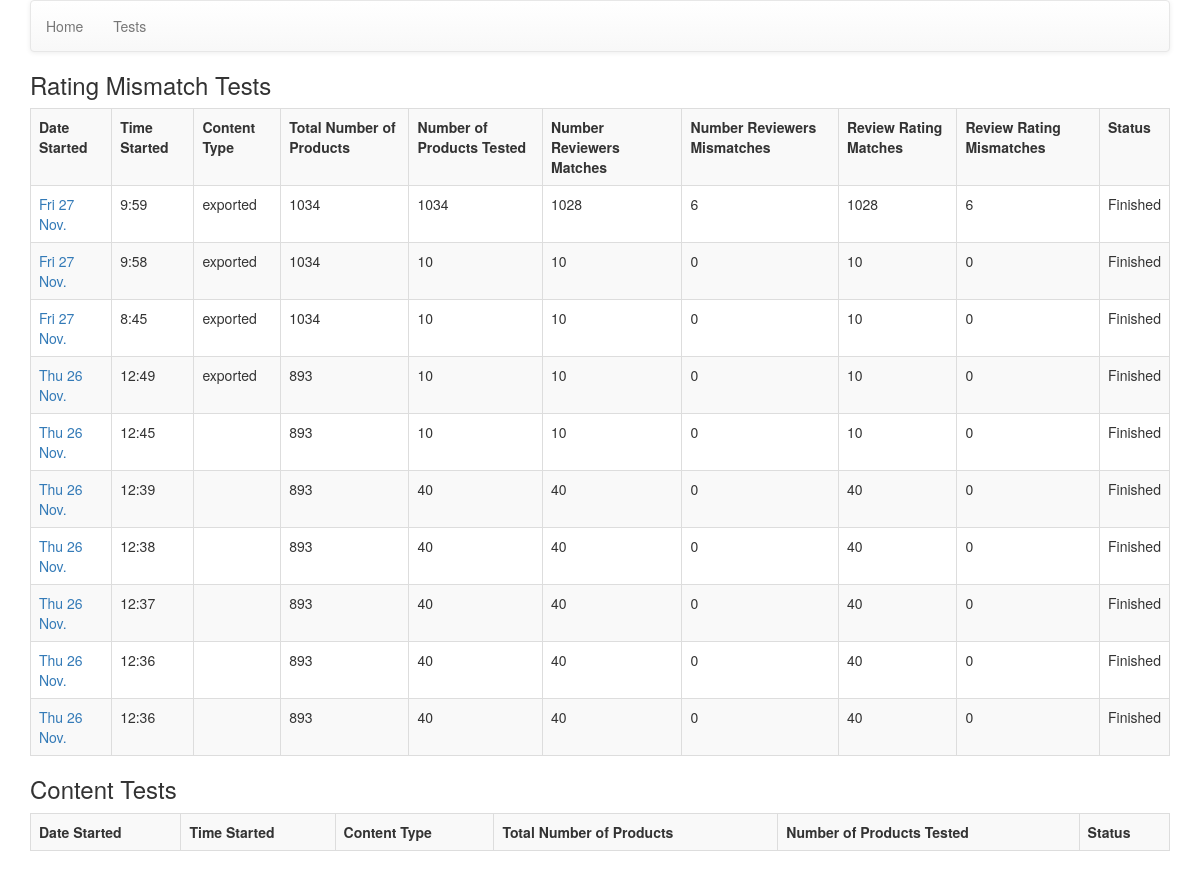
Page /tests on the earlier database version.
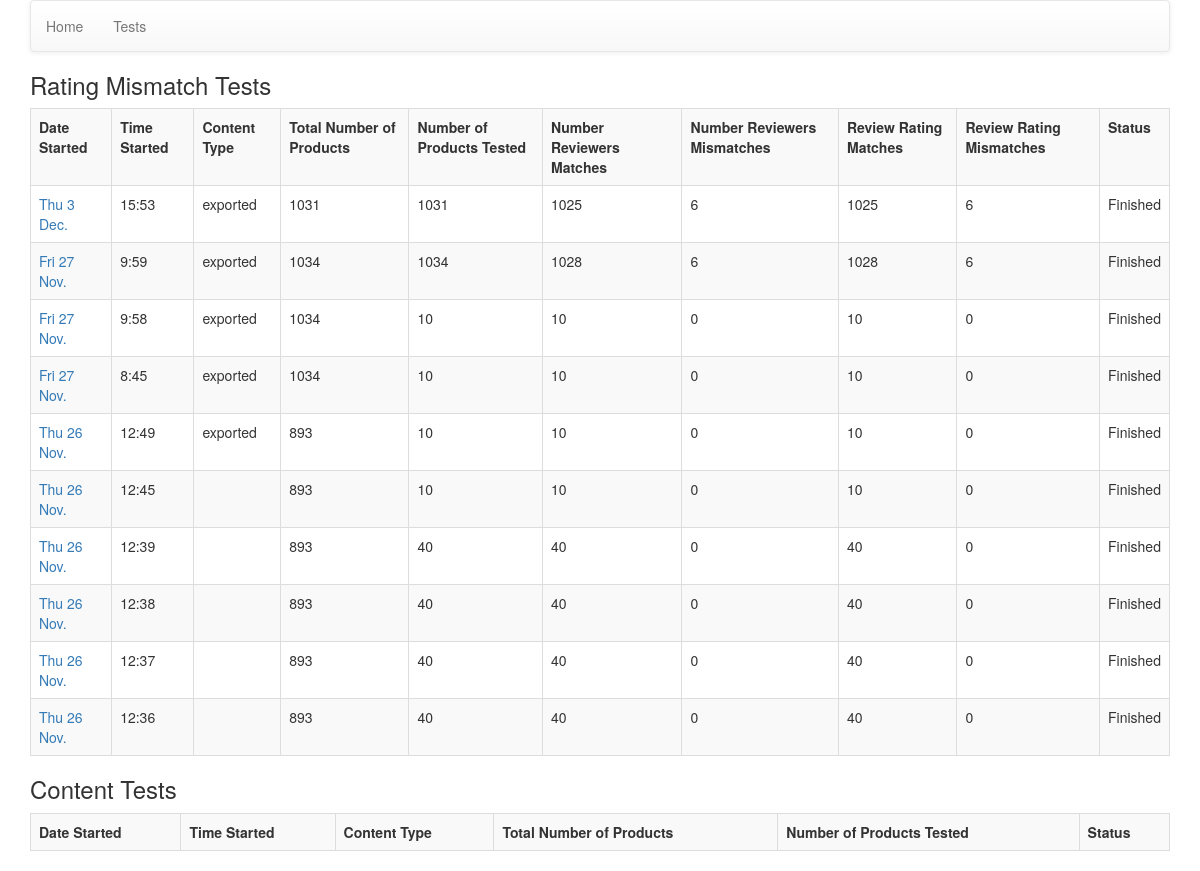
Same page on the later database version.
### test/models.py (models this page shows)
class BaseTest(models.Model):
    num_products = models.IntegerField(blank=True, default=0)
    num_products_tested = models.IntegerField(default=0)
    created_at = models.DateTimeField(auto_now_add=True)
    datetime_finished = models.DateTimeField(blank=False, null=True)
    is_active = models.BooleanField(default=True)
    content_type = models.CharField(blank=True, max_length=100)
    class Meta:
        abstract = True

class RatingMismatchTest(BaseTest):
    number_reviewers_matches = models.IntegerField(blank=False, default=0)
    number_reviewers_mismatches = models.IntegerField(blank=False, default=0)
    review_rating_matches = models.IntegerField(blank=False, default=0)
    review_rating_mismatches = models.IntegerField(blank=False, default=0)

### test/views.py (the view)
# urls.py: url(r'^tests$', 'test.views.view_tests', name='tests'),
def view_tests(request):
    rating_mismatch_tests = RatingMismatchTest.objects.all().order_by('-created_at')
    content_tests = ContentTest.objects.all().order_by('-created_at')
    print('get to here')
    context_dict = {
        'rating_mismatch_tests': rating_mismatch_tests,
        'content_tests': content_tests,
    }
    return render(request, 'tests.html', context=context_dict)

### templates/tests.html (shortened to what this page needs)
{% extends "base.html" %}
{% block content %}
<h3>Rating Mismatch Tests</h3>
<table class="table table-striped table-bordered table-hover">
	<tr>
		<th>Date Started</th>
		<th>Time Started</th>
		<th>Content Type</th>
		<th>Total Number of Products</th>
		<th>Number of Products Tested</th>
		<th>Number Reviewers Matches</th>
		<th>Number Reviewers Mismatches</th>
		<th>Review Rating Matches</th>
		<th>Review Rating Mismatches</th>
		<th>Status</th>
	</tr>
	{% for test in rating_mismatch_tests|slice:":10" %}
	<tr>
		<td><a href="{% url 'review-mismatch-test' test_identifier=test.id %}">{{ test.created_at|date:"D j N" }}</a></td>
		<td>{{ test.created_at|date:"G:i" }}</td>
		<td>{{ test.content_type }}</td>
		<td>{{ test.num_products }}</td>
		<td>{{ test.num_products_tested }}</td>
		<td>{{ test.number_reviewers_matches }}</td>
		<td>{{ test.number_reviewers_mismatches }}</td>
		<td>{{ test.review_rating_matches }}</td>
		<td>{{ test.review_rating_mismatches }}</td>
		{% if test.is_active %}
		<td>Running</td>
		{% else %}
		<td>Finished</td>
		{% endif %}
	</tr>
	{% endfor %}
</table>
<h3>Content Tests</h3>
<table class="table table-striped table-bordered table-hover">
	<tr>
		<th>Date Started</th>
		<th>Time Started</th>
		<th>Content Type</th>
		<th>Total Number of Products</th>
		<th>Number of Products Tested</th>
		<th>Status</th>
	</tr>
</table>
{% endblock %}

Differences in the rows shown:
no longer on this page (row unchanged): RatingMismatchTest: created_at "Thu 26 Nov.", created_at "12:36", num_products "893", num_products_tested "40", number_reviewers_matches "40", number_reviewers_mismatches "0", review_rating_matches "40", review_rating_mismatches "0", is_active "Finished"
added RatingMismatchTest: created_at "Thu 3 Dec.", created_at "15:53", content_type "exported", num_products "1031", num_products_tested "1031", number_reviewers_matches "1025", number_reviewers_mismatches "6", review_rating_matches "1025", review_rating_mismatches "6", is_active "Finished"
